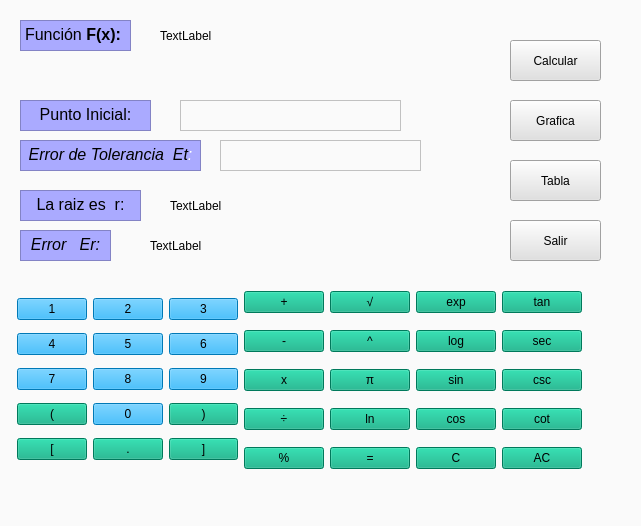
<?xml version="1.0" encoding="UTF-8"?>
<ui version="4.0">
 <class>MetodonewtonRaphson</class>
 <widget class="QWidget" name="MetodonewtonRaphson">
  <property name="geometry">
   <rect>
    <x>0</x>
    <y>0</y>
    <width>641</width>
    <height>526</height>
   </rect>
  </property>
  <property name="windowTitle">
   <string>Metodo Newton Raphson</string>
  </property>
  <property name="styleSheet">
   <string notr="true">background-color: rgb(250, 250, 250);
</string>
  </property>
  <widget class="QTextEdit" name="BotonFun">
   <property name="geometry">
    <rect>
     <x>20</x>
     <y>20</y>
     <width>111</width>
     <height>31</height>
    </rect>
   </property>
   <property name="styleSheet">
    <string notr="true">font: 12pt &quot;Arial&quot;;
background-color: rgb(170, 170, 255);</string>
   </property>
   <property name="html">
    <string>&lt;!DOCTYPE HTML PUBLIC &quot;-//W3C//DTD HTML 4.0//EN&quot; &quot;http://www.w3.org/TR/REC-html40/strict.dtd&quot;&gt;
&lt;html&gt;&lt;head&gt;&lt;meta name=&quot;qrichtext&quot; content=&quot;1&quot; /&gt;&lt;style type=&quot;text/css&quot;&gt;
p, li { white-space: pre-wrap; }
&lt;/style&gt;&lt;/head&gt;&lt;body style=&quot; font-family:'Arial'; font-size:12pt; font-weight:400; font-style:normal;&quot;&gt;
&lt;p style=&quot; margin-top:0px; margin-bottom:0px; margin-left:0px; margin-right:0px; -qt-block-indent:0; text-indent:0px;&quot;&gt;&lt;span style=&quot; font-family:'MS Shell Dlg 2'; color:#000000;&quot;&gt;Función &lt;/span&gt;&lt;span style=&quot; font-family:'MS Shell Dlg 2'; font-weight:600; color:#000000;&quot;&gt;F(x):&lt;/span&gt;&lt;/p&gt;&lt;/body&gt;&lt;/html&gt;</string>
   </property>
  </widget>
  <widget class="QPushButton" name="pushButton_11">
   <property name="geometry">
    <rect>
     <x>510</x>
     <y>220</y>
     <width>91</width>
     <height>41</height>
    </rect>
   </property>
   <property name="styleSheet">
    <string notr="true">background-color: rgb(225, 225, 225);
font: 87 12pt &quot;Arial Black&quot;;</string>
   </property>
   <property name="text">
    <string>Salir</string>
   </property>
  </widget>
  <widget class="QTextEdit" name="BotonErro_2">
   <property name="geometry">
    <rect>
     <x>20</x>
     <y>230</y>
     <width>91</width>
     <height>31</height>
    </rect>
   </property>
   <property name="styleSheet">
    <string notr="true">font: 12pt &quot;Arial&quot;;
background-color: rgb(170, 170, 255);</string>
   </property>
   <property name="html">
    <string>&lt;!DOCTYPE HTML PUBLIC &quot;-//W3C//DTD HTML 4.0//EN&quot; &quot;http://www.w3.org/TR/REC-html40/strict.dtd&quot;&gt;
&lt;html&gt;&lt;head&gt;&lt;meta name=&quot;qrichtext&quot; content=&quot;1&quot; /&gt;&lt;style type=&quot;text/css&quot;&gt;
p, li { white-space: pre-wrap; }
&lt;/style&gt;&lt;/head&gt;&lt;body style=&quot; font-family:'Arial'; font-size:12pt; font-weight:400; font-style:normal;&quot;&gt;
&lt;p align=&quot;center&quot; style=&quot; margin-top:0px; margin-bottom:0px; margin-left:0px; margin-right:0px; -qt-block-indent:0; text-indent:0px;&quot;&gt;&lt;span style=&quot; font-style:italic; color:#000000;&quot;&gt;Error   Er:&lt;/span&gt;&lt;/p&gt;&lt;/body&gt;&lt;/html&gt;</string>
   </property>
  </widget>
  <widget class="QTextEdit" name="BotonRaiz">
   <property name="geometry">
    <rect>
     <x>20</x>
     <y>190</y>
     <width>121</width>
     <height>31</height>
    </rect>
   </property>
   <property name="styleSheet">
    <string notr="true">font: 12pt &quot;Arial&quot;;
background-color: rgb(170, 170, 255);</string>
   </property>
   <property name="html">
    <string>&lt;!DOCTYPE HTML PUBLIC &quot;-//W3C//DTD HTML 4.0//EN&quot; &quot;http://www.w3.org/TR/REC-html40/strict.dtd&quot;&gt;
&lt;html&gt;&lt;head&gt;&lt;meta name=&quot;qrichtext&quot; content=&quot;1&quot; /&gt;&lt;style type=&quot;text/css&quot;&gt;
p, li { white-space: pre-wrap; }
&lt;/style&gt;&lt;/head&gt;&lt;body style=&quot; font-family:'Arial'; font-size:12pt; font-weight:400; font-style:normal;&quot;&gt;
&lt;p align=&quot;center&quot; style=&quot; margin-top:0px; margin-bottom:0px; margin-left:0px; margin-right:0px; -qt-block-indent:0; text-indent:0px;&quot;&gt;&lt;span style=&quot; color:#000000;&quot;&gt;La raiz es  r:&lt;/span&gt;&lt;/p&gt;&lt;/body&gt;&lt;/html&gt;</string>
   </property>
  </widget>
  <widget class="QTextEdit" name="BotonErro">
   <property name="geometry">
    <rect>
     <x>20</x>
     <y>140</y>
     <width>181</width>
     <height>31</height>
    </rect>
   </property>
   <property name="styleSheet">
    <string notr="true">font: 12pt &quot;Arial&quot;;
background-color: rgb(170, 170, 255);</string>
   </property>
   <property name="html">
    <string>&lt;!DOCTYPE HTML PUBLIC &quot;-//W3C//DTD HTML 4.0//EN&quot; &quot;http://www.w3.org/TR/REC-html40/strict.dtd&quot;&gt;
&lt;html&gt;&lt;head&gt;&lt;meta name=&quot;qrichtext&quot; content=&quot;1&quot; /&gt;&lt;style type=&quot;text/css&quot;&gt;
p, li { white-space: pre-wrap; }
&lt;/style&gt;&lt;/head&gt;&lt;body style=&quot; font-family:'Arial'; font-size:12pt; font-weight:400; font-style:normal;&quot;&gt;
&lt;p align=&quot;center&quot; style=&quot; margin-top:0px; margin-bottom:0px; margin-left:0px; margin-right:0px; -qt-block-indent:0; text-indent:0px;&quot;&gt;&lt;span style=&quot; font-style:italic; color:#000000;&quot;&gt;Error de Tolerancia  Et&lt;/span&gt;&lt;span style=&quot; font-style:italic; color:#ffffff;&quot;&gt;:&lt;/span&gt;&lt;/p&gt;&lt;/body&gt;&lt;/html&gt;</string>
   </property>
  </widget>
  <widget class="QPushButton" name="pushButton_10">
   <property name="geometry">
    <rect>
     <x>510</x>
     <y>160</y>
     <width>91</width>
     <height>41</height>
    </rect>
   </property>
   <property name="styleSheet">
    <string notr="true">background-color: rgb(225, 225, 225);
font: 87 12pt &quot;Arial Black&quot;;</string>
   </property>
   <property name="text">
    <string>Tabla</string>
   </property>
  </widget>
  <widget class="QPushButton" name="pushButton_8">
   <property name="geometry">
    <rect>
     <x>510</x>
     <y>100</y>
     <width>91</width>
     <height>41</height>
    </rect>
   </property>
   <property name="styleSheet">
    <string notr="true">background-color: rgb(225, 225, 225);
font: 87 12pt &quot;Arial Black&quot;;</string>
   </property>
   <property name="text">
    <string>Grafica</string>
   </property>
  </widget>
  <widget class="QTextEdit" name="BotonPun">
   <property name="geometry">
    <rect>
     <x>20</x>
     <y>100</y>
     <width>131</width>
     <height>31</height>
    </rect>
   </property>
   <property name="styleSheet">
    <string notr="true">font: 12pt &quot;Arial&quot;;
background-color: rgb(170, 170, 255);</string>
   </property>
   <property name="html">
    <string>&lt;!DOCTYPE HTML PUBLIC &quot;-//W3C//DTD HTML 4.0//EN&quot; &quot;http://www.w3.org/TR/REC-html40/strict.dtd&quot;&gt;
&lt;html&gt;&lt;head&gt;&lt;meta name=&quot;qrichtext&quot; content=&quot;1&quot; /&gt;&lt;style type=&quot;text/css&quot;&gt;
p, li { white-space: pre-wrap; }
&lt;/style&gt;&lt;/head&gt;&lt;body style=&quot; font-family:'Arial'; font-size:12pt; font-weight:400; font-style:normal;&quot;&gt;
&lt;p align=&quot;center&quot; style=&quot; margin-top:0px; margin-bottom:0px; margin-left:0px; margin-right:0px; -qt-block-indent:0; text-indent:0px;&quot;&gt;Punto Inicial:&lt;/p&gt;&lt;/body&gt;&lt;/html&gt;</string>
   </property>
  </widget>
  <widget class="QWidget" name="layoutWidget">
   <property name="geometry">
    <rect>
     <x>17</x>
     <y>280</y>
     <width>565</width>
     <height>203</height>
    </rect>
   </property>
   <layout class="QGridLayout" name="gridLayout_2">
    <item row="0" column="0" rowspan="5">
     <layout class="QGridLayout" name="gridLayout">
      <item row="0" column="0">
       <widget class="QPushButton" name="botonUno">
        <property name="styleSheet">
         <string notr="true">background-color: rgb(0, 170, 255);
font: 87 14pt &quot;Arial Black&quot;;</string>
        </property>
        <property name="text">
         <string>1</string>
        </property>
        <property name="shortcut">
         <string>1</string>
        </property>
       </widget>
      </item>
      <item row="0" column="1">
       <widget class="QPushButton" name="botonDos">
        <property name="styleSheet">
         <string notr="true">background-color: rgb(0, 170, 255);
font: 87 14pt &quot;Arial Black&quot;;</string>
        </property>
        <property name="text">
         <string>2</string>
        </property>
        <property name="shortcut">
         <string>2</string>
        </property>
       </widget>
      </item>
      <item row="0" column="2">
       <widget class="QPushButton" name="botonTres">
        <property name="styleSheet">
         <string notr="true">background-color: rgb(0, 170, 255);
font: 87 14pt &quot;Arial Black&quot;;</string>
        </property>
        <property name="text">
         <string>3</string>
        </property>
        <property name="shortcut">
         <string>3</string>
        </property>
       </widget>
      </item>
      <item row="1" column="0">
       <widget class="QPushButton" name="botonCuatro">
        <property name="styleSheet">
         <string notr="true">background-color: rgb(0, 170, 255);
font: 87 14pt &quot;Arial Black&quot;;</string>
        </property>
        <property name="text">
         <string>4</string>
        </property>
        <property name="shortcut">
         <string>4</string>
        </property>
       </widget>
      </item>
      <item row="1" column="1">
       <widget class="QPushButton" name="botonCinco">
        <property name="styleSheet">
         <string notr="true">background-color: rgb(0, 170, 255);
font: 87 14pt &quot;Arial Black&quot;;</string>
        </property>
        <property name="text">
         <string>5</string>
        </property>
        <property name="shortcut">
         <string>5</string>
        </property>
       </widget>
      </item>
      <item row="1" column="2">
       <widget class="QPushButton" name="botonSeis">
        <property name="styleSheet">
         <string notr="true">background-color: rgb(0, 170, 255);
font: 87 14pt &quot;Arial Black&quot;;</string>
        </property>
        <property name="text">
         <string>6</string>
        </property>
        <property name="shortcut">
         <string>6</string>
        </property>
       </widget>
      </item>
      <item row="2" column="0">
       <widget class="QPushButton" name="botonSiete">
        <property name="styleSheet">
         <string notr="true">background-color: rgb(0, 170, 255);
font: 87 14pt &quot;Arial Black&quot;;</string>
        </property>
        <property name="text">
         <string>7</string>
        </property>
        <property name="shortcut">
         <string>7</string>
        </property>
       </widget>
      </item>
      <item row="2" column="1">
       <widget class="QPushButton" name="botonOcho">
        <property name="styleSheet">
         <string notr="true">background-color: rgb(0, 170, 255);
font: 87 14pt &quot;Arial Black&quot;;</string>
        </property>
        <property name="text">
         <string>8</string>
        </property>
        <property name="shortcut">
         <string>8</string>
        </property>
       </widget>
      </item>
      <item row="2" column="2">
       <widget class="QPushButton" name="botonNueve">
        <property name="styleSheet">
         <string notr="true">background-color: rgb(0, 170, 255);
font: 87 14pt &quot;Arial Black&quot;;</string>
        </property>
        <property name="text">
         <string>9</string>
        </property>
        <property name="shortcut">
         <string>9</string>
        </property>
       </widget>
      </item>
      <item row="3" column="0">
       <widget class="QPushButton" name="botonCabierto">
        <property name="styleSheet">
         <string notr="true">font: 87 14pt &quot;Arial Black&quot;;
background-color: rgb(0, 170, 127);</string>
        </property>
        <property name="text">
         <string>(</string>
        </property>
        <property name="shortcut">
         <string>(</string>
        </property>
       </widget>
      </item>
      <item row="3" column="1">
       <widget class="QPushButton" name="botonCero">
        <property name="styleSheet">
         <string notr="true">background-color: rgb(0, 170, 255);
font: 87 14pt &quot;Arial Black&quot;;</string>
        </property>
        <property name="text">
         <string>0</string>
        </property>
        <property name="shortcut">
         <string>0</string>
        </property>
       </widget>
      </item>
      <item row="3" column="2">
       <widget class="QPushButton" name="botonCerrado">
        <property name="styleSheet">
         <string notr="true">background-color: rgb(0, 170, 127);
font: 87 14pt &quot;Arial Black&quot;;</string>
        </property>
        <property name="text">
         <string>)</string>
        </property>
        <property name="shortcut">
         <string>)</string>
        </property>
       </widget>
      </item>
      <item row="4" column="0">
       <widget class="QPushButton" name="botonCabierto_2">
        <property name="styleSheet">
         <string notr="true">font: 87 14pt &quot;Arial Black&quot;;
background-color: rgb(0, 170, 127);</string>
        </property>
        <property name="text">
         <string>[</string>
        </property>
        <property name="shortcut">
         <string>(</string>
        </property>
       </widget>
      </item>
      <item row="4" column="1">
       <widget class="QPushButton" name="botonPunto">
        <property name="styleSheet">
         <string notr="true">background-color: rgb(0, 170, 127);
font: 87 14pt &quot;Arial Black&quot;;</string>
        </property>
        <property name="text">
         <string>.</string>
        </property>
        <property name="shortcut">
         <string>.</string>
        </property>
       </widget>
      </item>
      <item row="4" column="2">
       <widget class="QPushButton" name="botonCabierto_3">
        <property name="styleSheet">
         <string notr="true">font: 87 14pt &quot;Arial Black&quot;;
background-color: rgb(0, 170, 127);</string>
        </property>
        <property name="text">
         <string>]</string>
        </property>
        <property name="shortcut">
         <string>(</string>
        </property>
       </widget>
      </item>
     </layout>
    </item>
    <item row="0" column="1">
     <widget class="QPushButton" name="botonMas">
      <property name="styleSheet">
       <string notr="true">font: 87 14pt &quot;Arial Black&quot;;
background-color: rgb(0, 170, 127);</string>
      </property>
      <property name="text">
       <string>+</string>
      </property>
      <property name="shortcut">
       <string>+</string>
      </property>
     </widget>
    </item>
    <item row="0" column="2">
     <widget class="QPushButton" name="botonMas_2">
      <property name="styleSheet">
       <string notr="true">font: 75 14pt &quot;Arial&quot;;
background-color: rgb(0, 170, 127);</string>
      </property>
      <property name="text">
       <string>√</string>
      </property>
      <property name="shortcut">
       <string>+</string>
      </property>
     </widget>
    </item>
    <item row="0" column="3">
     <widget class="QPushButton" name="botonMas_3">
      <property name="styleSheet">
       <string notr="true">font: 12pt &quot;Arial&quot;;
background-color: rgb(0, 170, 127);</string>
      </property>
      <property name="text">
       <string>exp</string>
      </property>
      <property name="shortcut">
       <string>+</string>
      </property>
     </widget>
    </item>
    <item row="0" column="4">
     <widget class="QPushButton" name="botonMas_11">
      <property name="styleSheet">
       <string notr="true">font: 12pt &quot;Arial&quot;;
background-color: rgb(0, 170, 127);</string>
      </property>
      <property name="text">
       <string>tan</string>
      </property>
      <property name="shortcut">
       <string>+</string>
      </property>
     </widget>
    </item>
    <item row="1" column="1">
     <widget class="QPushButton" name="botonMenos">
      <property name="styleSheet">
       <string notr="true">font: 87 14pt &quot;Arial Black&quot;;
background-color: rgb(0, 170, 127);</string>
      </property>
      <property name="text">
       <string>-</string>
      </property>
      <property name="shortcut">
       <string>-</string>
      </property>
     </widget>
    </item>
    <item row="1" column="2">
     <widget class="QPushButton" name="botonMas_4">
      <property name="styleSheet">
       <string notr="true">font: 87 14pt &quot;Arial Black&quot;;
background-color: rgb(0, 170, 127);</string>
      </property>
      <property name="text">
       <string>^</string>
      </property>
      <property name="shortcut">
       <string>+</string>
      </property>
     </widget>
    </item>
    <item row="1" column="3">
     <widget class="QPushButton" name="botonMas_8">
      <property name="styleSheet">
       <string notr="true">font: 12pt &quot;Arial&quot;;
background-color: rgb(0, 170, 127);</string>
      </property>
      <property name="text">
       <string>log</string>
      </property>
      <property name="shortcut">
       <string>+</string>
      </property>
     </widget>
    </item>
    <item row="1" column="4">
     <widget class="QPushButton" name="botonMas_12">
      <property name="styleSheet">
       <string notr="true">font: 12pt &quot;Arial&quot;;
background-color: rgb(0, 170, 127);</string>
      </property>
      <property name="text">
       <string>sec</string>
      </property>
      <property name="shortcut">
       <string>+</string>
      </property>
     </widget>
    </item>
    <item row="2" column="1">
     <widget class="QPushButton" name="BotonMulti">
      <property name="styleSheet">
       <string notr="true">background-color: rgb(0, 170, 127);
font: 87 14pt &quot;Arial Black&quot;;</string>
      </property>
      <property name="text">
       <string>x</string>
      </property>
      <property name="shortcut">
       <string>*</string>
      </property>
     </widget>
    </item>
    <item row="2" column="2">
     <widget class="QPushButton" name="botonMas_7">
      <property name="styleSheet">
       <string notr="true">font: 87 14pt &quot;Arial Black&quot;;
background-color: rgb(0, 170, 127);</string>
      </property>
      <property name="text">
       <string>π</string>
      </property>
      <property name="shortcut">
       <string>+</string>
      </property>
     </widget>
    </item>
    <item row="2" column="3">
     <widget class="QPushButton" name="botonMas_9">
      <property name="styleSheet">
       <string notr="true">font: 12pt &quot;Arial&quot;;
background-color: rgb(0, 170, 127);</string>
      </property>
      <property name="text">
       <string>sin</string>
      </property>
      <property name="shortcut">
       <string>+</string>
      </property>
     </widget>
    </item>
    <item row="2" column="4">
     <widget class="QPushButton" name="botonMas_13">
      <property name="styleSheet">
       <string notr="true">font: 12pt &quot;Arial&quot;;
background-color: rgb(0, 170, 127);</string>
      </property>
      <property name="text">
       <string>csc</string>
      </property>
      <property name="shortcut">
       <string>+</string>
      </property>
     </widget>
    </item>
    <item row="3" column="1">
     <widget class="QPushButton" name="botonDivision">
      <property name="styleSheet">
       <string notr="true">font: 87 14pt &quot;Arial Black&quot;;
background-color: rgb(0, 170, 127);</string>
      </property>
      <property name="text">
       <string>÷</string>
      </property>
      <property name="shortcut">
       <string>/</string>
      </property>
     </widget>
    </item>
    <item row="3" column="2">
     <widget class="QPushButton" name="botonMas_5">
      <property name="styleSheet">
       <string notr="true">font: 12pt &quot;Arial&quot;;
background-color: rgb(0, 170, 127);</string>
      </property>
      <property name="text">
       <string>ln</string>
      </property>
      <property name="shortcut">
       <string>+</string>
      </property>
     </widget>
    </item>
    <item row="3" column="3">
     <widget class="QPushButton" name="botonMas_10">
      <property name="styleSheet">
       <string notr="true">font: 12pt &quot;Arial&quot;;
background-color: rgb(0, 170, 127);</string>
      </property>
      <property name="text">
       <string>cos</string>
      </property>
      <property name="shortcut">
       <string>+</string>
      </property>
     </widget>
    </item>
    <item row="3" column="4">
     <widget class="QPushButton" name="botonMas_14">
      <property name="styleSheet">
       <string notr="true">font: 12pt &quot;Arial&quot;;
background-color: rgb(0, 170, 127);</string>
      </property>
      <property name="text">
       <string>cot</string>
      </property>
      <property name="shortcut">
       <string>+</string>
      </property>
     </widget>
    </item>
    <item row="4" column="1">
     <widget class="QPushButton" name="botonPorcentaje">
      <property name="styleSheet">
       <string notr="true">font: 87 14pt &quot;Arial Black&quot;;
background-color: rgb(0, 170, 127);</string>
      </property>
      <property name="text">
       <string>%</string>
      </property>
      <property name="shortcut">
       <string>%</string>
      </property>
     </widget>
    </item>
    <item row="4" column="2">
     <widget class="QPushButton" name="botonMas_6">
      <property name="styleSheet">
       <string notr="true">font: 87 14pt &quot;Arial Black&quot;;
background-color: rgb(0, 170, 127);</string>
      </property>
      <property name="text">
       <string>=</string>
      </property>
      <property name="shortcut">
       <string>+</string>
      </property>
     </widget>
    </item>
    <item row="4" column="3">
     <widget class="QPushButton" name="BotonBorrar">
      <property name="styleSheet">
       <string notr="true">background-color: rgb(0, 170, 127);
font: 87 14pt &quot;Arial Black&quot;;</string>
      </property>
      <property name="text">
       <string>C</string>
      </property>
      <property name="shortcut">
       <string>Esc</string>
      </property>
     </widget>
    </item>
    <item row="4" column="4">
     <widget class="QPushButton" name="botonAC">
      <property name="styleSheet">
       <string notr="true">font: 87 14pt &quot;Arial Black&quot;;
background-color: rgb(0, 170, 127);</string>
      </property>
      <property name="text">
       <string>AC</string>
      </property>
     </widget>
    </item>
   </layout>
  </widget>
  <widget class="QPushButton" name="pushButton_9">
   <property name="geometry">
    <rect>
     <x>510</x>
     <y>40</y>
     <width>91</width>
     <height>41</height>
    </rect>
   </property>
   <property name="styleSheet">
    <string notr="true">background-color: rgb(225, 225, 225);
font: 87 12pt &quot;Arial Black&quot;;</string>
   </property>
   <property name="text">
    <string>Calcular</string>
   </property>
  </widget>
  <widget class="QTextEdit" name="BotonError">
   <property name="geometry">
    <rect>
     <x>220</x>
     <y>140</y>
     <width>201</width>
     <height>31</height>
    </rect>
   </property>
  </widget>
  <widget class="QTextEdit" name="TextPun">
   <property name="geometry">
    <rect>
     <x>180</x>
     <y>100</y>
     <width>221</width>
     <height>31</height>
    </rect>
   </property>
  </widget>
  <widget class="QLabel" name="label">
   <property name="geometry">
    <rect>
     <x>160</x>
     <y>20</y>
     <width>221</width>
     <height>31</height>
    </rect>
   </property>
   <property name="text">
    <string>TextLabel</string>
   </property>
  </widget>
  <widget class="QLabel" name="label_2">
   <property name="geometry">
    <rect>
     <x>170</x>
     <y>190</y>
     <width>221</width>
     <height>31</height>
    </rect>
   </property>
   <property name="text">
    <string>TextLabel</string>
   </property>
  </widget>
  <widget class="QLabel" name="label_3">
   <property name="geometry">
    <rect>
     <x>150</x>
     <y>230</y>
     <width>221</width>
     <height>31</height>
    </rect>
   </property>
   <property name="text">
    <string>TextLabel</string>
   </property>
  </widget>
 </widget>
 <resources/>
 <connections/>
</ui>
